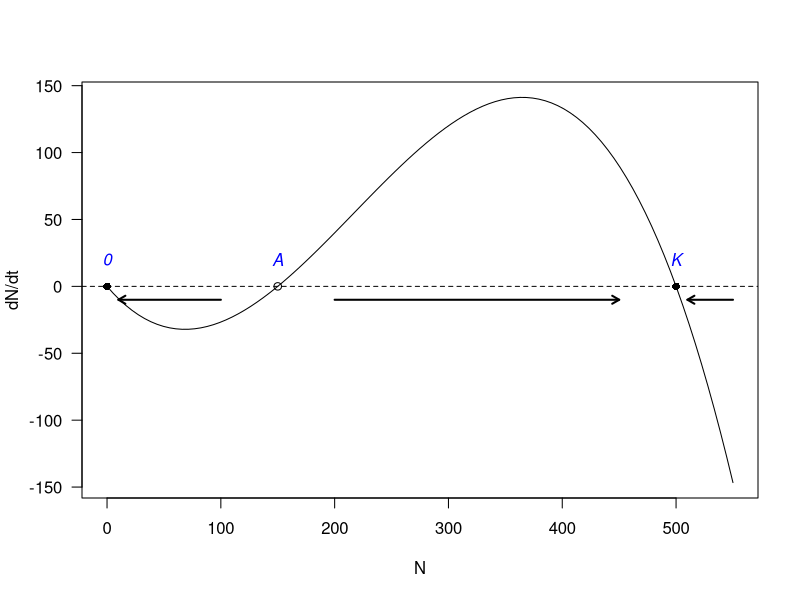
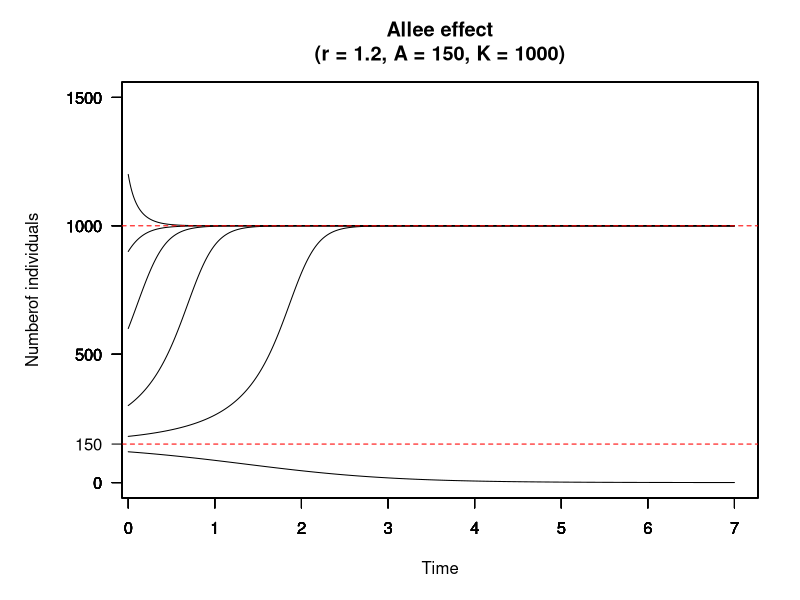

Generate these figures, in order, with R:
## ---- chunk 1
knitr::include_app("https://genchanghsu0115.shinyapps.io/Logistic_mod_shinyapp/", height = "500px")
## ---- chunk 2
r = 1
A = 150
K = 500
curve(r*x*(1-x/K)*(x/A-1), from = 0, to = 550, xlim = c(0, 550),
      xlab = "N", ylab = "dN/dt", las = 1)
abline(h = 0, lty = 2)
points(y = rep(0, 3), x = c(0, A, K), pch = c(16, 1, 16))
text(x = c(0, A, K), y = rep(20, 3), labels = c("0", "A", "K"), font = 3, col = "blue")
arrows(x0 = c(100, 200, 550), y0 = -10, x1 = c(10, 450, 510), y1 = -10, length = 0.08, lwd = 2)
## ---- chunk 3
library(deSolve)
Allee <- function(t, state, pars) {
  with(as.list(c(state, pars)), {
    dN_dt = r*N*(1-N/K)*(N/A-1)
    return(list(c(dN_dt)))
    })
}
t <- seq(0, 7, by = 0.01)

state <- c(120,180, 300, 600, 900, 1200)
names(state) <- rep("N", time = length(state))
pars <- c(r = 1.2, A = 150, K = 1000)
par(mar = c(5, 4+2, 4,2) + 0.1)

for(i in 1:length(state)){
  #runthe ode solver
  pop_size <- ode(func = Allee, t = t, y = state[i], par = pars)
  plot(pop_size,ann = F, las =T, ylim = c(0, 1500), xlim = c(0.2,7))
  par(new = TRUE)
}
abline(h = 1000, col = "red", lty = 2)
abline(h = 150, col = "red", lty = 2)
axis(side = 2, at = 150, las = T)
title(main = paste0("Allee effect\n(r = ",pars["r"],
                  ", A = ",pars["A"],
                  ", K = ",pars["K"], ")"),
      xlab = "Time")
title(ylab = "Numberof individuals", line = 4)
